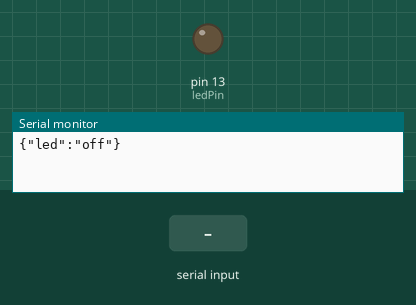
A sketch run on a simulated Arduino Uno, built with avr-gcc and run on an emulated ATmega328P. Parts: output pins drawn as LEDs (lit = HIGH), the last lines printed to the serial monitor. Inputs (shaded band) come from the test bench.

Above: at 1.2 s.
1.3 s: "on\n" received over Serial
At 2.4 s:
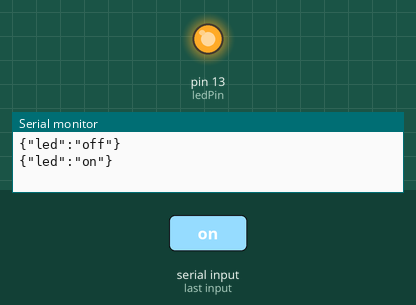
2.8 s: "off\n" received over Serial
At 3.6 s:
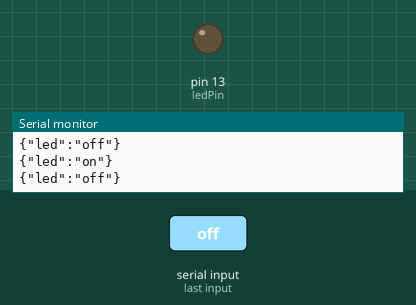
4.3 s: "1\n" received over Serial
At 4.7 s:
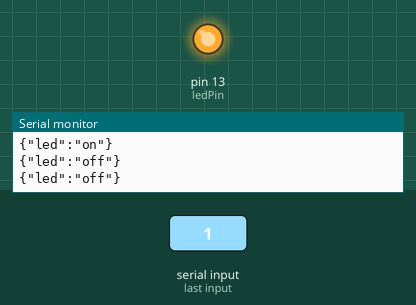
Timing chart, 0 to 7.3 s (numbered marks = the images above; inputs shaded):
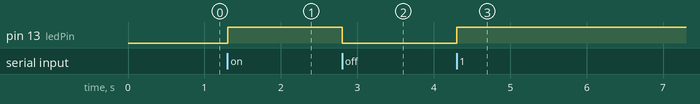

The sketch:

LED.ino
```cpp
const int ledPin = 13;
bool ledState = false;          // Initial state: OFF
unsigned long sendTimer = 0;
const long sendInterval = 1000; // Report status every 1 seconds

void setup() {
  pinMode(ledPin, OUTPUT);
  digitalWrite(ledPin, LOW);
  Serial.begin(9600);
}

void loop() {
  // Report current LED status every 3 seconds (Standard JSON format)
  if (millis() - sendTimer >= sendInterval) {
    sendTimer = millis();
    if (ledState) {
      Serial.println("{\"led\":\"on\"}");
    } else {
      Serial.println("{\"led\":\"off\"}");
    }
  }

  // Read serial JSON command, parse and set LED state
  if (Serial.available() > 0) {
    String recvStr = Serial.readStringUntil('\n');
    recvStr.trim();
    if (recvStr.length() == 0) return;

    // Simple JSON string parsing, with plain-text fallback (on / off / 1 / 0)
    if (recvStr.indexOf("\"led\":\"on\"") != -1 || recvStr == "on" || recvStr == "1") {
      ledState = true;
      digitalWrite(ledPin, HIGH);
    } else if (recvStr.indexOf("\"led\":\"off\"") != -1 || recvStr == "off" || recvStr == "0") {
      ledState = false;
      digitalWrite(ledPin, LOW);
    }
  }
}
```

Measured:
- after the input at 1.3 s, pin 13 (ledPin): LOW → HIGH at once
- after the input at 2.8 s, pin 13 (ledPin): HIGH → LOW at once
- after the input at 4.3 s, pin 13 (ledPin): LOW → HIGH at once
